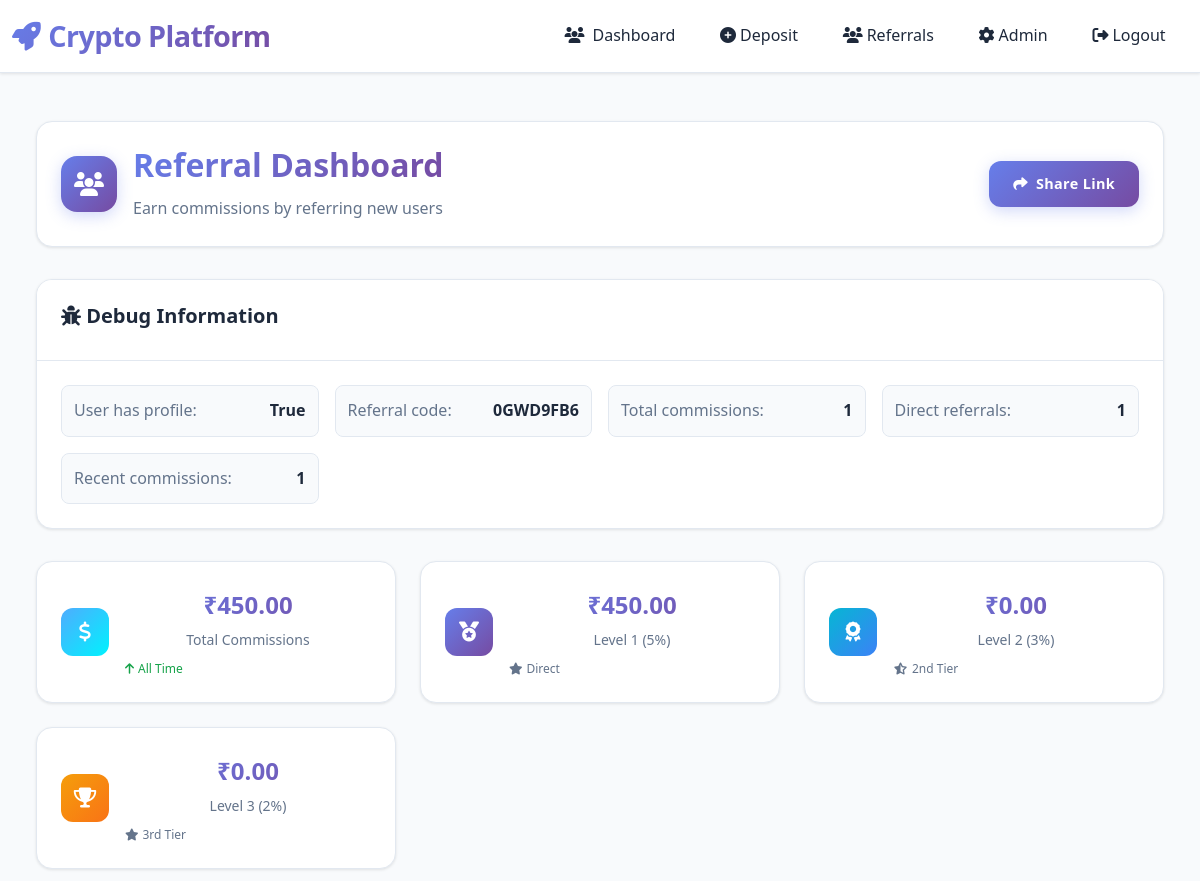
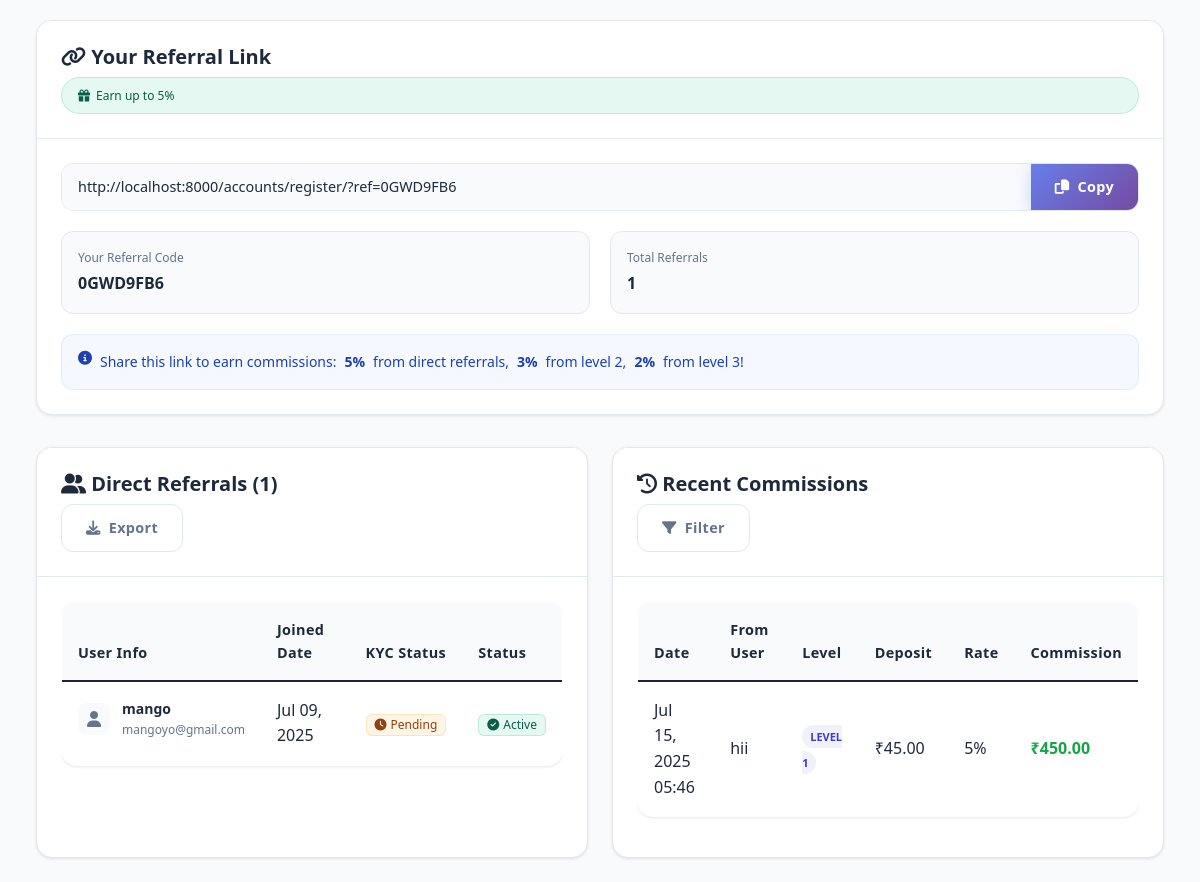
The app's page /referrals/dashboard/ (signed in) with its own data (2 pictures, top to bottom).
### accounts/models.py (models this page shows, shortened)
class UserProfile(models.Model):
    KYC_STATUS_CHOICES = [
        ('pending', 'Pending'),
        ('approved', 'Approved'),
        ('rejected', 'Rejected'),
    ]
    user = models.OneToOneField(User, on_delete=models.CASCADE)
    phone = models.CharField(max_length=20, blank=True)
    kyc_status = models.CharField(max_length=20, choices=KYC_STATUS_CHOICES, default='pending')
    kyc_document = models.FileField(upload_to='kyc/', blank=True, null=True)
    referral_code = models.CharField(max_length=10, unique=True)
    referred_by = models.ForeignKey('self', null=True, blank=True, on_delete=models.SET_NULL)
    is_active = models.BooleanField(default=True)
    created_at = models.DateTimeField(auto_now_add=True)

### referrals/models.py (models this page shows, shortened)
class ReferralCommission(models.Model):
    user = models.ForeignKey(User, on_delete=models.CASCADE)  # Who receives commission
    referred_user = models.ForeignKey(User, related_name='referrals_given', on_delete=models.CASCADE)  # Who was referred
    level = models.IntegerField()  # 1, 2, or 3
    amount = models.DecimalField(max_digits=20, decimal_places=2)
    deposit = models.ForeignKey(Deposit, on_delete=models.CASCADE)
    created_at = models.DateTimeField(auto_now_add=True)

### deposits/models.py (models this page shows, shortened)
class Deposit(models.Model):
    STATUS_CHOICES = [
        ('pending', 'Pending'),
        ('approved', 'Approved'),
        ('rejected', 'Rejected'),
    ]
    user = models.ForeignKey(User, on_delete=models.CASCADE)
    cryptocurrency = models.ForeignKey(Cryptocurrency, on_delete=models.CASCADE)
    amount = models.DecimalField(max_digits=20, decimal_places=2)
    transaction_hash = models.CharField(max_length=100, blank=True)
    wallet_address = models.CharField(max_length=50)
    status = models.CharField(max_length=20, choices=STATUS_CHOICES, default='pending')
    created_at = models.DateTimeField(auto_now_add=True)
    approved_at = models.DateTimeField(null=True, blank=True)
    price_at_deposit = models.DecimalField(max_digits=20, decimal_places=10, default=0)
    coin_quantity = models.DecimalField(max_digits=20, decimal_places=10, default=0)

### referrals/views.py (the view)
# urls.py: path('dashboard/', views.referral_dashboard, name='dashboard'),
@login_required
def referral_dashboard(request):
    try:
        user_profile = request.user.userprofile
    except UserProfile.DoesNotExist:
        user_profile = UserProfile.objects.create(user=request.user)
    total_commissions = ReferralCommission.objects.filter(user=request.user).aggregate(
        total=Sum('amount')
    )['total'] or 0
    level_commissions = {}
    for level in [1, 2, 3]:
        level_total = ReferralCommission.objects.filter(
            user=request.user, level=level
        ).aggregate(total=Sum('amount'))['total'] or 0
        level_commissions[level] = level_total
    recent_commissions = ReferralCommission.objects.filter(
        user=request.user
    ).select_related('referred_user', 'deposit').order_by('-created_at')[:10]
    direct_referrals = UserProfile.objects.filter(referred_by=user_profile)
    total_referrals = direct_referrals.count()
    debug_info = {
        'user_has_profile': bool(user_profile),
        'referral_code': user_profile.referral_code if user_profile else 'None',
        'total_commissions_count': ReferralCommission.objects.filter(user=request.user).count(),
        'direct_referrals_count': total_referrals,
        'recent_commissions_count': recent_commissions.count(),
    }
    context = {
        'user_profile': user_profile,
        'total_commissions': total_commissions,
        'level_commissions': level_commissions,
        'recent_commissions': recent_commissions,
        'direct_referrals': direct_referrals,
        'total_referrals': total_referrals,
        'debug_info': debug_info,
        'referral_url': f"http://localhost:8000/accounts/register/?ref={user_profile.referral_code}" if user_profile else "",
    }
    return render(request, 'referrals/dashboard.html', context)

### templates/referrals/dashboard.html (shortened to what this page needs)
{% extends 'base.html' %}
{% block content %}
<div class="referral-container">
    <div class="page-header">
        <div class="header-content">
            <div class="header-icon">
                <i class="fas fa-users"></i>
            </div>
            <div class="header-text">
                <h1 class="page-title gradient-text">Referral Dashboard</h1>
                <p class="page-subtitle">Earn commissions by referring new users</p>
            </div>
        </div>
        <div class="header-actions">
            <button class="btn btn-primary" onclick="copyReferralLink()">
                <i class="fas fa-share"></i>
                Share Link
            </button>
        </div>
    </div>
    <div class="card debug-card">
        <div class="card-header">
            <h5 class="card-title">
                <i class="fas fa-bug"></i>
                Debug Information
            </h5>
        </div>
        <div class="card-body">
            <div class="debug-grid">
                <div class="debug-item">
                    <span class="debug-label">User has profile:</span>
                    <span class="debug-value">{{ debug_info.user_has_profile }}</span>
                </div>
                <div class="debug-item">
                    <span class="debug-label">Referral code:</span>
                    <span class="debug-value">{{ debug_info.referral_code }}</span>
                </div>
                <div class="debug-item">
                    <span class="debug-label">Total commissions:</span>
                    <span class="debug-value">{{ debug_info.total_commissions_count }}</span>
                </div>
                <div class="debug-item">
                    <span class="debug-label">Direct referrals:</span>
                    <span class="debug-value">{{ debug_info.direct_referrals_count }}</span>
                </div>
                <div class="debug-item">
                    <span class="debug-label">Recent commissions:</span>
                    <span class="debug-value">{{ debug_info.recent_commissions_count }}</span>
                </div>
            </div>
        </div>
    </div>
    <div class="stats-grid">
        <div class="stats-card total-commissions">
            <div class="stats-icon">
                <i class="fas fa-dollar-sign"></i>
            </div>
            <div class="stats-content">
                <div class="stats-number">₹{{ total_commissions|floatformat:2 }}</div>
                <div class="stats-label">Total Commissions</div>
                <div class="stats-trend positive">
                    <i class="fas fa-arrow-up"></i>
                    <span>All Time</span>
                </div>
            </div>
        </div>
        <div class="stats-card level-1">
            <div class="stats-icon">
                <i class="fas fa-medal"></i>
            </div>
            <div class="stats-content">
                <div class="stats-number">₹{{ level_commissions.1|floatformat:2 }}</div>
                <div class="stats-label">Level 1 (5%)</div>
                <div class="stats-trend level">
                    <i class="fas fa-star"></i>
                    <span>Direct</span>
                </div>
            </div>
        </div>
        <div class="stats-card level-2">
            <div class="stats-icon">
                <i class="fas fa-award"></i>
            </div>
            <div class="stats-content">
                <div class="stats-number">₹{{ level_commissions.2|floatformat:2 }}</div>
                <div class="stats-label">Level 2 (3%)</div>
                <div class="stats-trend level">
                    <i class="fas fa-star-half-alt"></i>
                    <span>2nd Tier</span>
                </div>
            </div>
        </div>
        <div class="stats-card level-3">
            <div class="stats-icon">
                <i class="fas fa-trophy"></i>
            </div>
            <div class="stats-content">
                <div class="stats-number">₹{{ level_commissions.3|floatformat:2 }}</div>
                <div class="stats-label">Level 3 (2%)</div>
                <div class="stats-trend level">
                    <i class="fas fa-star"></i>
                    <span>3rd Tier</span>
                </div>
            </div>
        </div>
    </div>
    <div class="card referral-link-card">
        <div class="card-header">
            <h5 class="card-title">
                <i class="fas fa-link"></i>
                Your Referral Link
            </h5>
            <div class="referral-badge">
                <i class="fas fa-gift"></i>
                Earn up to 5%
            </div>
        </div>
        <div class="card-body">
            {% if user_profile and user_profile.referral_code %}
            <div class="referral-link-section">
                <div class="input-group">
                    <input type="text" class="form-control referral-input" value="{{ referral_url }}" id="referralLink" readonly>
                    <button class="btn btn-primary copy-btn" type="button" onclick="copyReferralLink()">
                        <i class="fas fa-copy"></i>
                        Copy
                    </button>
                </div>
                <div class="referral-info-grid">
                    <div class="info-item">
                        <div class="info-label">Your Referral Code</div>
                        <div class="info-value">{{ user_profile.referral_code }}</div>
                    </div>
                    <div class="info-item">
                        <div class="info-label">Total Referrals</div>
                        <div class="info-value">{{ total_referrals }}</div>
                    </div>
                </div>
                <div class="commission-info">
                    <p class="commission-text">
                        <i class="fas fa-info-circle"></i>
                        Share this link to earn commissions: <strong>5%</strong> from direct referrals,
                        <strong>3%</strong> from level 2, <strong>2%</strong> from level 3!
                    </p>
                </div>
            </div>
            {% endif %}
        </div>
    </div>
    <div class="content-grid">
        <div class="card referrals-card">
            <div class="card-header">
                <h5 class="card-title">
                    <i class="fas fa-user-friends"></i>
                    Direct Referrals ({{ total_referrals }})
                </h5>
                <div class="card-actions">
                    <button class="btn btn-outline">
                        <i class="fas fa-download"></i>
                        Export
                    </button>
                </div>
            </div>
            <div class="card-body">
                {% if direct_referrals %}
                <div class="table-container">
                    <table class="table">
                        <thead>
                            <tr>
                                <th>User Info</th>
                                <th>Joined Date</th>
                                <th>KYC Status</th>
                                <th>Status</th>
                            </tr>
                        </thead>
                        <tbody>
                            {% for referral in direct_referrals %}
                            <tr class="table-row">
                                <td class="user-info">
                                    <div class="user-avatar">
                                        <i class="fas fa-user"></i>
                                    </div>
                                    <div class="user-details">
                                        <div class="user-name">{{ referral.user.username }}</div>
                                        <div class="user-email">{{ referral.user.email }}</div>
                                    </div>
                                </td>
                                <td class="join-date">{{ referral.created_at|date:"M d, Y" }}</td>
                                <td class="kyc-status">
                                    {% if referral.kyc_status == 'approved' %}
                                    <span class="badge badge-success">
                                        <i class="fas fa-check"></i>
                                        Approved
                                    </span>
                                    {% elif referral.kyc_status == 'pending' %}
                                    <span class="badge badge-warning">
                                        <i class="fas fa-clock"></i>
                                        Pending
                                    </span>
                                    {% else %}
                                    <span class="badge badge-danger">
                                        <i class="fas fa-times"></i>
                                        Rejected
                                    </span>
                                    {% endif %}
                                </td>
                                <td class="active-status">
                                    {% if referral.is_active %}
                                    <span class="badge badge-success">
                                        <i class="fas fa-check-circle"></i>
                                        Active
                                    </span>
                                    {% else %}
                                    <span class="badge badge-secondary">
                                        <i class="fas fa-pause-circle"></i>
                                        Inactive
                                    </span>
                                    {% endif %}
                                </td>
                            </tr>
                            {% endfor %}
                        </tbody>
                    </table>
                </div>
                {% endif %}
            </div>
        </div>
        <div class="card commissions-card">
            <div class="card-header">
                <h5 class="card-title">
                    <i class="fas fa-history"></i>
                    Recent Commissions
                </h5>
                <div class="card-actions">
                    <button class="btn btn-outline">
                        <i class="fas fa-filter"></i>
                        Filter
                    </button>
                </div>
            </div>
            <div class="card-body">
                {% if recent_commissions %}
                <div class="table-container">
                    <table class="table">
                        <thead>
                            <tr>
                                <th>Date</th>
                                <th>From User</th>
                                <th>Level</th>
                                <th>Deposit</th>
                                <th>Rate</th>
                                <th>Commission</th>
                            </tr>
                        </thead>
                        <tbody>
                            {% for commission in recent_commissions %}
                            <tr class="table-row">
                                <td class="commission-date">{{ commission.created_at|date:"M d, Y H:i" }}</td>
                                <td class="commission-user">{{ commission.referred_user.username }}</td>
                                <td class="commission-level">
                                    <span class="level-badge level-{{ commission.level }}">
                                        Level {{ commission.level }}
                                    </span>
                                </td>
                                <td class="deposit-amount">₹{{ commission.deposit.amount|floatformat:2 }}</td>
                                <td class="commission-rate">
                                    {% if commission.level == 1 %}5%
                                    {% elif commission.level == 2 %}3%
                                    {% else %}2%{% endif %}
                                </td>
                                <td class="commission-earned">
                                    <span class="earnings">₹{{ commission.amount|floatformat:2 }}</span>
                                </td>
                            </tr>
                            {% endfor %}
                        </tbody>
                    </table>
                </div>
                {% endif %}
            </div>
        </div>
    </div>
</div>
{% endblock %}

### records on screen
UserProfile: referral_code "0GWD9FB6"
UserProfile: user.username "mango", user.email "mangoyo@gmail.com", created_at "Jul 09, 2025", kyc_status "pending" (drawn), is_active True (drawn)
ReferralCommission: created_at "Jul 15, 2025 05:46", referred_user.username "hii", level "1", deposit.amount "45.00", shows "5%", amount "450.00"

### other values on screen
{{ debug_info.user_has_profile }} "True"
{{ debug_info.total_commissions_count }} "1"
{{ debug_info.direct_referrals_count }} "1"
{{ debug_info.recent_commissions_count }} "1"
{{ total_commissions|floatformat:2 }} "450.00"
{{ level_commissions.1|floatformat:2 }} "450.00"
{{ level_commissions.2|floatformat:2 }} "0.00"
{{ level_commissions.3|floatformat:2 }} "0.00"
{{ total_referrals }} "1"
